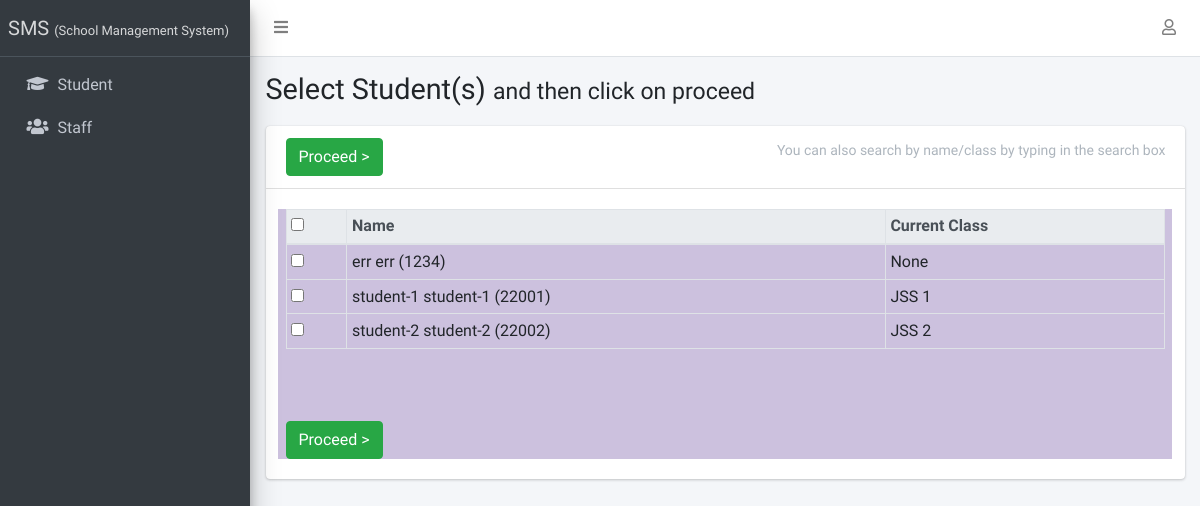
The page /result/create/ (signed in) on the database as committed earlier.
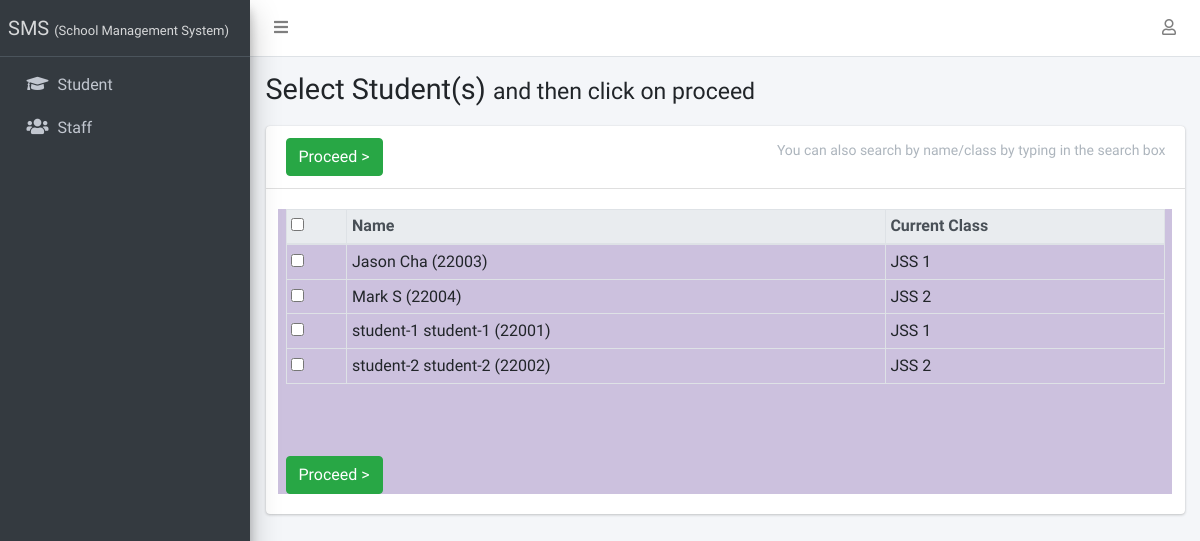
The same page on the database as committed later.
### apps/students/models.py (models this page shows, shortened)
class Student(models.Model):
    STATUS_CHOICES = [("active", "Active"), ("inactive", "Inactive")]
    GENDER_CHOICES = [("male", "Male"), ("female", "Female")]
    current_status = models.CharField(
        max_length=10, choices=STATUS_CHOICES, default="active"
    )
    registration_number = models.CharField(max_length=200, unique=True)
    surname = models.CharField(max_length=200)
    firstname = models.CharField(max_length=200)
    other_name = models.CharField(max_length=200, blank=True)
    gender = models.CharField(max_length=10, choices=GENDER_CHOICES, default="male")
    date_of_birth = models.DateField(default=timezone.now)
    current_class = models.ForeignKey(
        StudentClass, on_delete=models.SET_NULL, blank=True, null=True
    )
    date_of_admission = models.DateField(default=timezone.now)
    mobile_num_regex = RegexValidator(
        regex="^[0-9]{10,15}$", message="Entered mobile number isn't in a right format!"
    )
    parent_mobile_number = models.CharField(
        validators=[mobile_num_regex], max_length=13, blank=True
    )
    address = models.TextField(blank=True)
    others = models.TextField(blank=True)
    passport = models.ImageField(blank=True, upload_to="students/passports/")
    class Meta:
        ordering = ["surname", "firstname", "other_name"]
    def __str__(self):
        return f"{self.surname} {self.firstname} {self.other_name} ({self.registration_number})"

### apps/corecode/models.py (models this page shows)
class StudentClass(models.Model):
    name = models.CharField(max_length=200, unique=True)
    class Meta:
        verbose_name = "Class"
        verbose_name_plural = "Classes"
        ordering = ["name"]
    def __str__(self):
        return self.name

### apps/result/views.py (the view, shortened to what this page needs)
# urls.py: path("create/", create_result, name="create-result"),
@login_required
def create_result(request):
    students = Student.objects.all()
    return render(request, "result/create_result.html", {"students": students})

### apps/corecode/context_processors.py (called while the page is built)
def site_defaults(request):
    current_session = AcademicSession.objects.get(current=True)
    current_term = AcademicTerm.objects.get(current=True)
    vals = SiteConfig.objects.all()
    contexts = {
        "current_session": current_session.name,
        "current_term": current_term.name,
    }
    for val in vals:
        contexts[val.key] = val.value
    return contexts

### apps/result/templates/result/create_result.html (shortened to what this page needs)
{% extends 'base.html' %}
{% block title %}
  Select Student(s) <span class="small">and then click on proceed</span>
{% endblock title %}
{% block content-header %}
  <form method="POST">
  <div class="card-header">
    <h3 class="card-title">
      <input type="submit" class="btn btn-success" value="Proceed >">
    </h3>
    <div class="card-tools">
      <p class="small btn btn-tool">You can also search by name/class by typing in the search box</p>
    </div>
  </div>
{% endblock content-header %}
{% block content %}
  <table id="studenttable" class="table table-sm table-bordered" data-page-length='100'>
     <caption>&nbsp;</caption>
    <thead class="thead-light">
      <tr>
        <th><input type="checkbox" id="selecter"></th>
        <th>Name</th>
        <th>Current Class</th>
      </tr>
    </thead>
    <tbody>
      {% for student in students %}
        <tr>
          <td><input type="checkbox" id="{{ student.id }}" name="students" value="{{ student.id}}"></td>
          <td>{{student}} </td>
          <td>{{student.current_class}}</td>
        </tr>
      {% endfor %}
    </tbody>
  </table>
  <input type="submit" class="btn btn-success mt-2" value="Proceed >">
</form>
{% endblock content %}

Rows that differ between the two databases and show on the page:
added Student: surname+firstname+other_name "Jason Cha (22003)", current_class "JSS 1"
changed Student: surname+firstname+other_name "err err (1234)" → "Mark S (22004)"; current_class "None" → "JSS 2"
